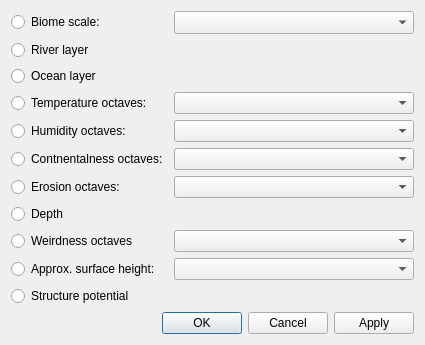
<?xml version="1.0" encoding="UTF-8"?>
<ui version="4.0">
 <class>LayerDialog</class>
 <widget class="QDialog" name="LayerDialog">
  <property name="windowTitle">
   <string>Layer Display Options</string>
  </property>
  <property name="windowIcon">
   <iconset resource="../rc/icons.qrc">
    <normaloff>:/icons/logo.png</normaloff>:/icons/logo.png</iconset>
  </property>
  <layout class="QGridLayout" name="gridLayout_2">
   <item row="6" column="1">
    <widget class="QComboBox" name="comboNoiseE"/>
   </item>
   <item row="0" column="0">
    <widget class="QRadioButton" name="radioBiomes">
     <property name="text">
      <string>Biome scale:</string>
     </property>
    </widget>
   </item>
   <item row="4" column="1">
    <widget class="QComboBox" name="comboNoiseH"/>
   </item>
   <item row="10" column="0">
    <widget class="QRadioButton" name="radioHeight">
     <property name="text">
      <string>Approx. surface height:</string>
     </property>
    </widget>
   </item>
   <item row="6" column="0">
    <widget class="QRadioButton" name="radioNoiseE">
     <property name="text">
      <string>Erosion octaves:</string>
     </property>
    </widget>
   </item>
   <item row="3" column="0">
    <widget class="QRadioButton" name="radioNoiseT">
     <property name="text">
      <string>Temperature octaves:</string>
     </property>
    </widget>
   </item>
   <item row="5" column="1">
    <widget class="QComboBox" name="comboNoiseC"/>
   </item>
   <item row="2" column="0">
    <widget class="QRadioButton" name="radioOcean">
     <property name="text">
      <string>Ocean layer</string>
     </property>
    </widget>
   </item>
   <item row="8" column="1">
    <widget class="QComboBox" name="comboNoiseW"/>
   </item>
   <item row="0" column="1">
    <widget class="QComboBox" name="comboBiomes">
     <property name="minimumSize">
      <size>
       <width>240</width>
       <height>0</height>
      </size>
     </property>
     <property name="font">
      <font>
       <family>DejaVu Sans Mono</family>
      </font>
     </property>
    </widget>
   </item>
   <item row="4" column="0">
    <widget class="QRadioButton" name="radioNoiseH">
     <property name="text">
      <string>Humidity octaves:</string>
     </property>
    </widget>
   </item>
   <item row="10" column="1">
    <widget class="QComboBox" name="comboHeight"/>
   </item>
   <item row="5" column="0">
    <widget class="QRadioButton" name="radioNoiseC">
     <property name="text">
      <string>Contnentalness octaves:</string>
     </property>
    </widget>
   </item>
   <item row="1" column="0">
    <widget class="QRadioButton" name="radioRiver">
     <property name="text">
      <string>River layer</string>
     </property>
    </widget>
   </item>
   <item row="8" column="0">
    <widget class="QRadioButton" name="radioNoiseW">
     <property name="text">
      <string>Weirdness octaves</string>
     </property>
    </widget>
   </item>
   <item row="3" column="1">
    <widget class="QComboBox" name="comboNoiseT"/>
   </item>
   <item row="12" column="0" colspan="2">
    <widget class="QDialogButtonBox" name="buttonBox">
     <property name="orientation">
      <enum>Qt::Horizontal</enum>
     </property>
     <property name="standardButtons">
      <set>QDialogButtonBox::Apply|QDialogButtonBox::Cancel|QDialogButtonBox::Ok</set>
     </property>
    </widget>
   </item>
   <item row="11" column="0">
    <widget class="QRadioButton" name="radioStruct">
     <property name="text">
      <string>Structure potential</string>
     </property>
    </widget>
   </item>
   <item row="7" column="0">
    <widget class="QRadioButton" name="radioNoiseD">
     <property name="text">
      <string>Depth</string>
     </property>
    </widget>
   </item>
  </layout>
 </widget>
 <resources>
  <include location="../rc/icons.qrc"/>
 </resources>
 <connections>
  <connection>
   <sender>buttonBox</sender>
   <signal>accepted()</signal>
   <receiver>LayerDialog</receiver>
   <slot>accept()</slot>
   <hints>
    <hint type="sourcelabel">
     <x>248</x>
     <y>254</y>
    </hint>
    <hint type="destinationlabel">
     <x>157</x>
     <y>274</y>
    </hint>
   </hints>
  </connection>
  <connection>
   <sender>buttonBox</sender>
   <signal>rejected()</signal>
   <receiver>LayerDialog</receiver>
   <slot>reject()</slot>
   <hints>
    <hint type="sourcelabel">
     <x>316</x>
     <y>260</y>
    </hint>
    <hint type="destinationlabel">
     <x>286</x>
     <y>274</y>
    </hint>
   </hints>
  </connection>
 </connections>
</ui>
